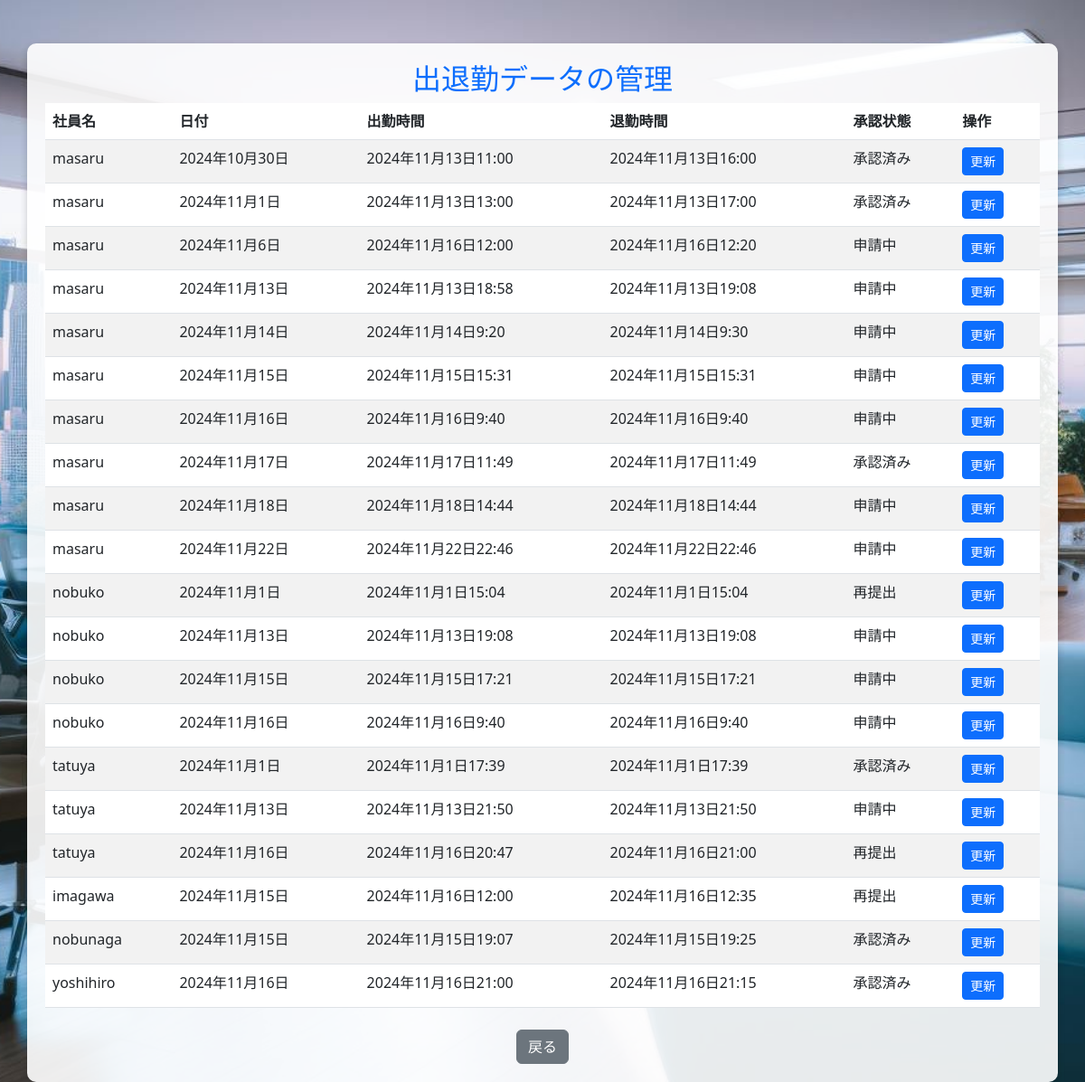
The page /attendance/edit/39/ (signed in) on the database its author committed.
### attendance_system/models.py (models this page shows, shortened)
class Attendance(models.Model):
    STATUS_CHOICES = [
        ('unupdated', '未更新'),
        ('pending', '申請中'),
        ('approved', '承認済み'),
        ('rejected', '再提出'),
    ]
    user = models.ForeignKey(User, on_delete=models.CASCADE)  # ユーザーとのリレーション
    check_in = models.DateTimeField(null=True, blank=True)  # 出勤時間
    check_out = models.DateTimeField(null=True, blank=True)  # 退勤時間
    date = models.DateField(default=now)  # 日付
    status = models.CharField(
        max_length=20,
        choices=STATUS_CHOICES,
        default='unupdated'  # デフォルトは未更新
    )
    is_approved = models.BooleanField(default=None, null=True, blank=True)  # 承認状態

### attendance_system/views.py (the view)
# urls.py: path('attendance/edit/<int:attendance_id>/', views.edit_attendance, name='edit_attendance'),
@login_required
def edit_attendance(request, attendance_id):
    user = request.user
    attendance = get_object_or_404(Attendance, id=attendance_id)
    manager_viewable_users = User.objects.exclude(groups__name='幹部クラス')
    attendances = Attendance.objects.filter(user__in=manager_viewable_users)
    if user.groups.filter(name='中間管理職').exists():
        if not attendance.user.groups.filter(name='幹部クラス').exists():
            if request.method == 'POST':
                form = AttendanceEditForm(request.POST, instance=attendance)
                if form.is_valid():
                    form.save()
                    messages.success(request, "出退勤データが更新されました。")
                    return redirect('attendance_approval')  # 編集後に管理画面にリダイレクト
            else:
                form = AttendanceEditForm(instance=attendance)
            return render(request, 'attendance_system/edit_attendance_manager.html', {
                'form': form,
                'attendance': attendance,
                'attendances': attendances,  # フィルタリングされた出退勤データ
            })
        else:
            messages.error(request, "幹部クラスの出退勤データは編集できません。")
            return redirect('attendance_approval')
    else:
        messages.error(request, "編集権限がありません。")
        return redirect('attendance_approval')

### attendance_system/templates/attendance_system/edit_attendance_manager.html (shortened to what this page needs)
<!DOCTYPE html>
<html lang="ja">
<head>
    {% load static %}
    <link href="https://cdn.jsdelivr.net/npm/bootstrap@5.3.0/dist/css/bootstrap.min.css" rel="stylesheet">
</head>
<body>
    <div class="container mt-5">
        <h2 class="text-center text-primary">出退勤データの管理</h2>
        <table class="table table-striped">
            <thead>
                <tr>
                    <th>社員名</th>
                    <th>日付</th>
                    <th>出勤時間</th>
                    <th>退勤時間</th>
                    <th>承認状態</th>
                    <th>操作</th>
                </tr>
            </thead>
            <tbody>
                {% for attendance in attendances %}
                    {% if attendance.check_in and attendance.check_out %}
                    <tr>
                        <td>{{ attendance.user.username }}</td>
                        <td>{{ attendance.date }}</td>
                        <td>{{ attendance.check_in }}</td>
                        <td>{{ attendance.check_out }}</td>
                        <td>
                            {% if attendance.is_approved is None %}
                                申請中
                            {% elif attendance.is_approved %}
                                承認済み
                            {% else %}
                                再提出
                            {% endif %}
                        </td>
                        <td>
                            <a href="{% url 'update_attendance' attendance.id %}" class="btn btn-sm btn-primary">更新</a>
                        </td>
                    </tr>
                    {% endif %}
                {% endfor %}
            </tbody>
        </table>
        <div class="text-center mt-4">
            <a href="{% url 'attendance' %}" class="btn btn-secondary">戻る</a>
        </div>
    </div>
</body>
</html>

### rows shown on the page
Attendance: user.username "masaru", date "2024年10月30日", check_in "2024年11月13日11:00", check_out "2024年11月13日16:00", is_approved "承認済み"
Attendance: user.username "masaru", date "2024年11月1日", check_in "2024年11月13日13:00", check_out "2024年11月13日17:00", is_approved "承認済み"
Attendance: user.username "masaru", date "2024年11月6日", check_in "2024年11月16日12:00", check_out "2024年11月16日12:20", shows "申請中"
Attendance: user.username "masaru", date "2024年11月13日", check_in "2024年11月13日18:58", check_out "2024年11月13日19:08", shows "申請中"
Attendance: user.username "masaru", date "2024年11月14日", check_in "2024年11月14日9:20", check_out "2024年11月14日9:30", shows "申請中"
Attendance: user.username "masaru", date "2024年11月15日", check_in "2024年11月15日15:31", check_out "2024年11月15日15:31", shows "申請中"
Attendance: user.username "masaru", date "2024年11月16日", check_in "2024年11月16日9:40", check_out "2024年11月16日9:40", shows "申請中"
Attendance: user.username "masaru", date "2024年11月17日", check_in "2024年11月17日11:49", check_out "2024年11月17日11:49", is_approved "承認済み"
Attendance: user.username "masaru", date "2024年11月18日", check_in "2024年11月18日14:44", check_out "2024年11月18日14:44", shows "申請中"
Attendance: user.username "masaru", date "2024年11月22日", check_in "2024年11月22日22:46", check_out "2024年11月22日22:46", shows "申請中"
Attendance: user.username "nobuko", date "2024年11月1日", check_in "2024年11月1日15:04", check_out "2024年11月1日15:04", is_approved "再提出"
Attendance: user.username "nobuko", date "2024年11月13日", check_in "2024年11月13日19:08", check_out "2024年11月13日19:08", shows "申請中"
Attendance: user.username "nobuko", date "2024年11月15日", check_in "2024年11月15日17:21", check_out "2024年11月15日17:21", shows "申請中"
Attendance: user.username "nobuko", date "2024年11月16日", check_in "2024年11月16日9:40", check_out "2024年11月16日9:40", shows "申請中"
Attendance: user.username "tatuya", date "2024年11月1日", check_in "2024年11月1日17:39", check_out "2024年11月1日17:39", is_approved "承認済み"
Attendance: user.username "tatuya", date "2024年11月13日", check_in "2024年11月13日21:50", check_out "2024年11月13日21:50", shows "申請中"
Attendance: user.username "tatuya", date "2024年11月16日", check_in "2024年11月16日20:47", check_out "2024年11月16日21:00", is_approved "再提出"
Attendance: user.username "imagawa", date "2024年11月15日", check_in "2024年11月16日12:00", check_out "2024年11月16日12:35", is_approved "再提出"
Attendance: user.username "nobunaga", date "2024年11月15日", check_in "2024年11月15日19:07", check_out "2024年11月15日19:25", is_approved "承認済み"
Attendance: user.username "yoshihiro", date "2024年11月16日", check_in "2024年11月16日21:00", check_out "2024年11月16日21:15", is_approved "承認済み"
